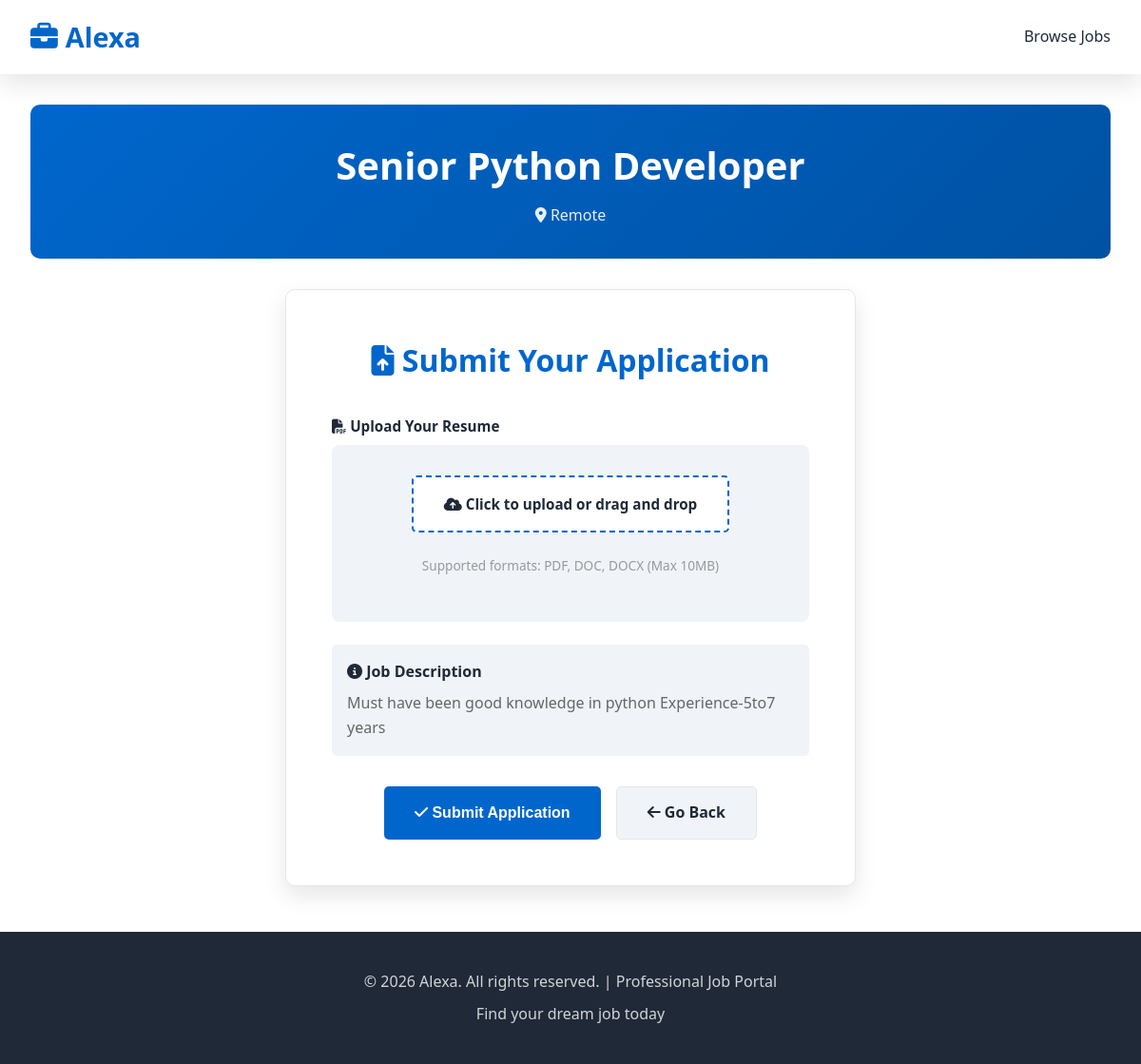
/apply/2/ (signed in), run on the app's committed database.
### jobs/models.py (models this page shows, shortened)
class Job(models.Model):
    employer = models.ForeignKey(User, on_delete=models.CASCADE)
    title = models.CharField(max_length=100)
    description = models.TextField()
    location = models.CharField(max_length=100)
    posted_on = models.DateTimeField(auto_now_add=True)

### jobs/views.py (the view, shortened to what this page needs)
# urls.py: path('apply/<int:job_id>/', views.apply_job, name='apply_job'),
@login_required
def apply_job(request, job_id):
    job = get_object_or_404(Job, id=job_id)
    return render(request, 'apply_job.html', {'job': job})

### jobs/templates/apply_job.html (shortened to what this page needs)
{% extends "base.html" %}
{% block content %}
<div class="apply-page">
    <div class="job-info">
        <h1>{{ job.title }}</h1>
        <p><i class="fas fa-map-marker-alt"></i> {{ job.location }}</p>
    </div>
    <div class="form-container">
        <h2><i class="fas fa-file-upload"></i> Submit Your Application</h2>
        <form method="post" enctype="multipart/form-data" id="applicationForm">
            <div class="form-group">
                <label for="resumeInput">
                    <i class="fas fa-file-pdf"></i> Upload Your Resume
                </label>
                <div class="upload-section">
                    <div class="file-input-wrapper">
                        <label for="resumeInput" class="file-input-label">
                            <i class="fas fa-cloud-upload-alt"></i>
                            <span>Click to upload or drag and drop</span>
                        </label>
                    </div>
                    <p style="color: #999; font-size: 0.85rem; margin-top: 0.5rem;">Supported formats: PDF, DOC, DOCX (Max 10MB)</p>
                </div>
            </div>
            <div class="form-group" style="background-color: #f0f4f8; padding: 1rem; border-radius: 5px; margin-top: 1.5rem;">
                <h4 style="margin-bottom: 0.5rem;"><i class="fas fa-info-circle"></i> Job Description</h4>
                <p style="margin: 0; color: #666;">{{ job.description }}</p>
            </div>
            <div class="form-actions">
                <button type="submit" class="btn btn-primary">
                    <i class="fas fa-check"></i> Submit Application
                </button>
                <a href="/" class="btn btn-secondary">
                    <i class="fas fa-arrow-left"></i> Go Back
                </a>
            </div>
        </form>
    </div>
</div>
{% endblock %}

### static/css/style.css (style rules this page uses)
:root { --primary-color: #0066cc; --primary-dark: #0052a3; --secondary-color: #f0f4f8; --text-dark: #1f2937; --text-light: #6b7280; --border-color: #e5e7eb; --success-color: #10b981; --shadow: 0 1px 3px rgba(0, 0, 0, 0.1); --shadow-lg: 0 10px 25px rgba(0, 0, 0, 0.1); }
* { margin: 0; padding: 0; box-sizing: border-box; }
html { scroll-behavior: smooth; }
body { font-family: 'Segoe UI', Tahoma, Geneva, Verdana, sans-serif; line-height: 1.6; color: var(--text-dark); background-color: #ffffff; }
h1, h2, h3, h4, h5, h6 { font-weight: 600; margin-bottom: 1rem; color: var(--text-dark); }
h1 { font-size: 2.5rem; }
h2 { font-size: 2rem; }
p { margin-bottom: 1rem; color: var(--text-light); }
.form-container { background: white; padding: 3rem; border-radius: 10px; box-shadow: var(--shadow-lg); max-width: 600px; margin: 2rem auto; border: 1px solid var(--border-color); }
.form-container h2 { text-align: center; margin-bottom: 2rem; color: var(--primary-color); }
.form-group { margin-bottom: 1.5rem; }
.form-group label { display: block; margin-bottom: 0.5rem; font-weight: 600; color: var(--text-dark); font-size: 0.95rem; }
.form-actions { display: flex; gap: 1rem; justify-content: center; margin-top: 2rem; }
.btn { padding: 0.9rem 2rem; border: none; border-radius: 5px; font-size: 1rem; font-weight: 600; cursor: pointer; transition: all 0.3s ease; text-decoration: none; display: inline-block; }
.btn-primary { background-color: var(--primary-color); color: white; }
.btn-secondary { background-color: var(--secondary-color); color: var(--text-dark); border: 1px solid var(--border-color); }
.apply-page { min-height: calc(100vh - 200px); }
.job-info { background: linear-gradient(135deg, var(--primary-color) 0%, var(--primary-dark) 100%); color: white; padding: 2rem; border-radius: 10px; margin-bottom: 2rem; text-align: center; }
.job-info h1 { color: white; margin-bottom: 0.5rem; }
.job-info p { color: rgba(255, 255, 255, 0.9); margin: 0; }
.upload-section { background: var(--secondary-color); padding: 2rem; border-radius: 8px; margin-bottom: 1.5rem; text-align: center; }
.file-input-wrapper { position: relative; overflow: hidden; display: inline-block; }
.file-input-label { display: inline-flex; align-items: center; gap: 0.5rem; padding: 1rem 2rem; background-color: white; border: 2px dashed var(--primary-color); border-radius: 5px; cursor: pointer; font-weight: 600; color: var(--primary-color); transition: all 0.3s ease; }

### data on the page
Job: title "Senior Python Developer", location "Remote", description "Must have been good knowledge in python Experience-5to7 years"
